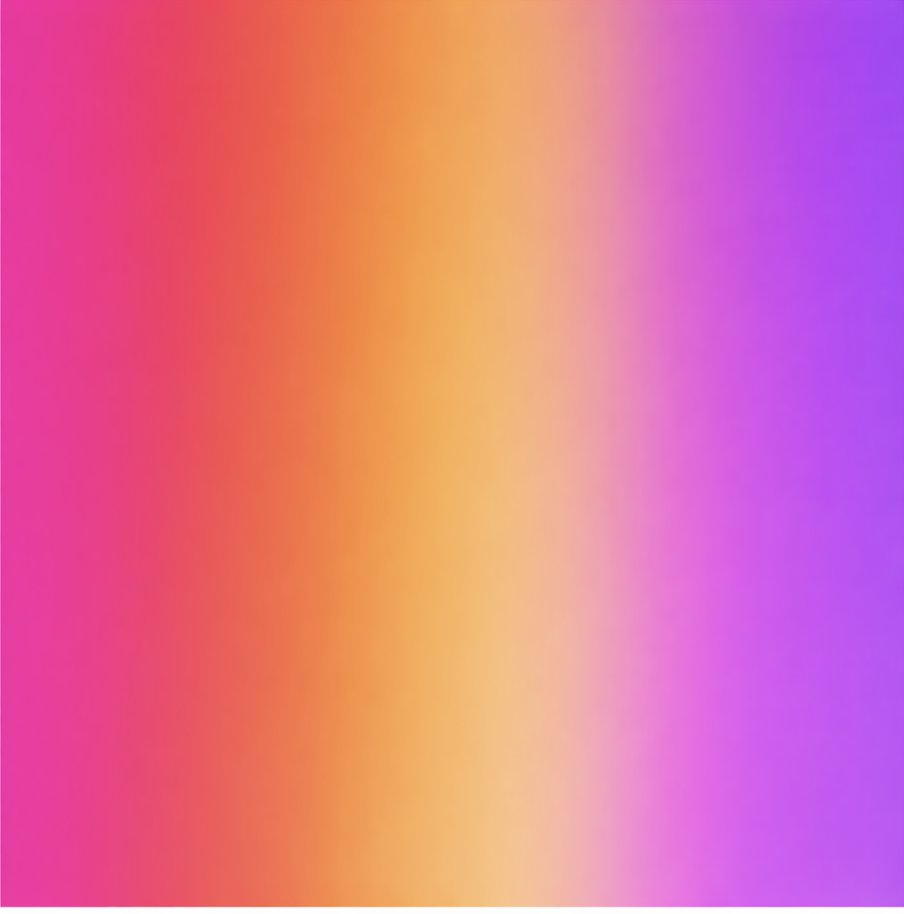
#> input picture Pengolahan Citra Digital/tugas-1/gradient.jpeg, 904 x 914 px
$ jupyter execute gradien.ipynb
#> lines starting #> are read from the running program, lines starting #| are printed output that depends on the picture; after the words box and inside, x2 and y2 are one past the last pixel; in counts of white or black regions, pixels touching at a corner belong together
[cell 1]
import cv2 as cv
import numpy as np
from matplotlib import pyplot as plt

[cell 2]
# Membaca gambar dalam mode grayscale
img = cv.imread('gradient.jpeg', 0)
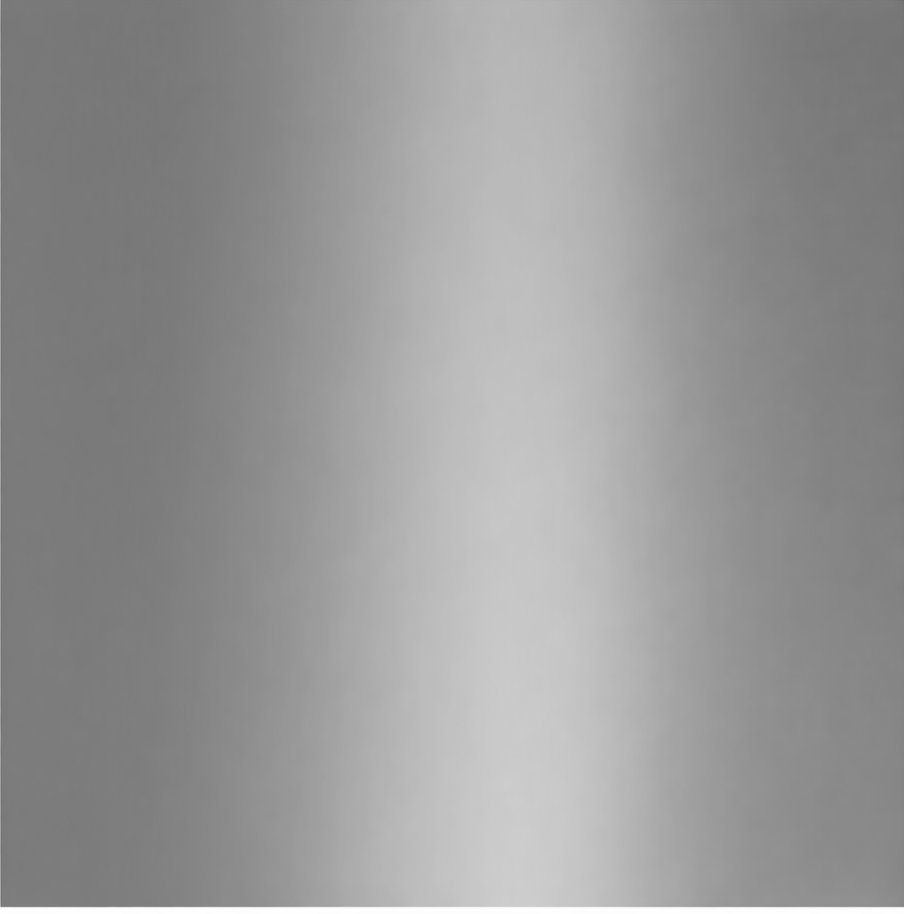
#> img: shape (914, 904); min 109, max 255, mean 151.7

[cell 3]
# Berbagai jenis metode Thresholding
ret, thresh1 = cv.threshold(img, 127, 255, cv.THRESH_BINARY)
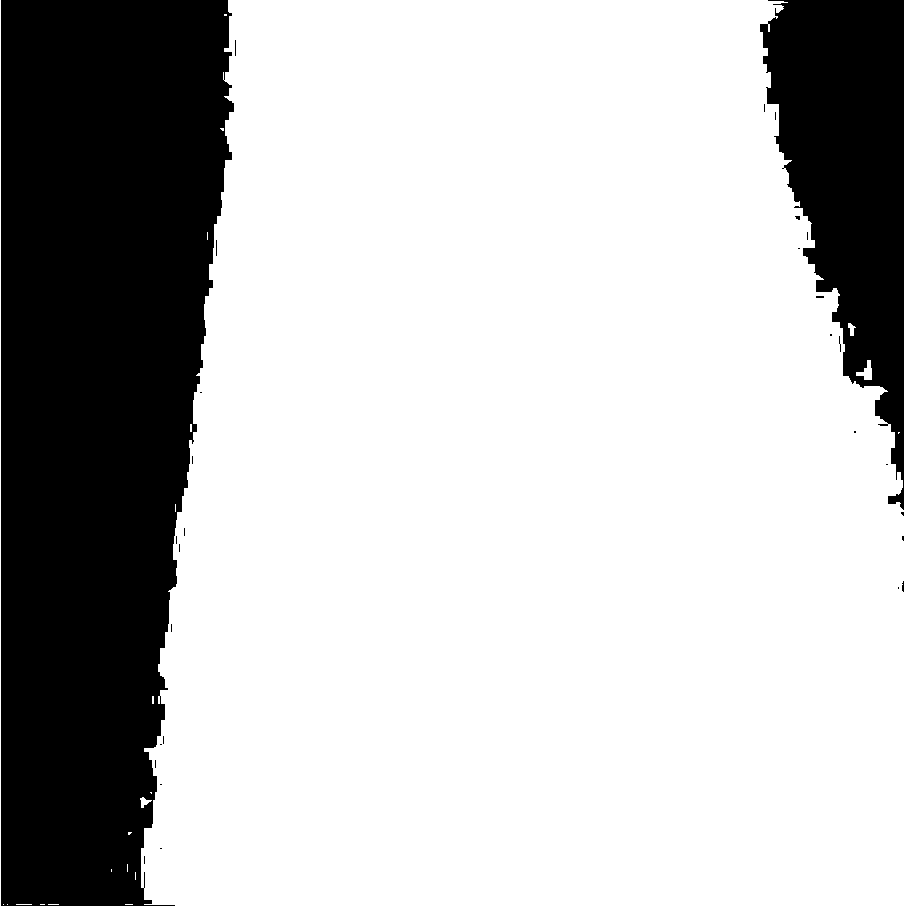
#> thresh1: shape (914, 904); 74.4% white; 30 black regions (28 under 20 px), largest, box (x1, y1, x2, y2) and area: (1, 0, 234, 906) 170078, (760, 0, 904, 510) 41570
ret, thresh2 = cv.threshold(img, 127, 255, cv.THRESH_BINARY_INV)
ret, thresh3 = cv.threshold(img, 127, 255, cv.THRESH_TRUNC)
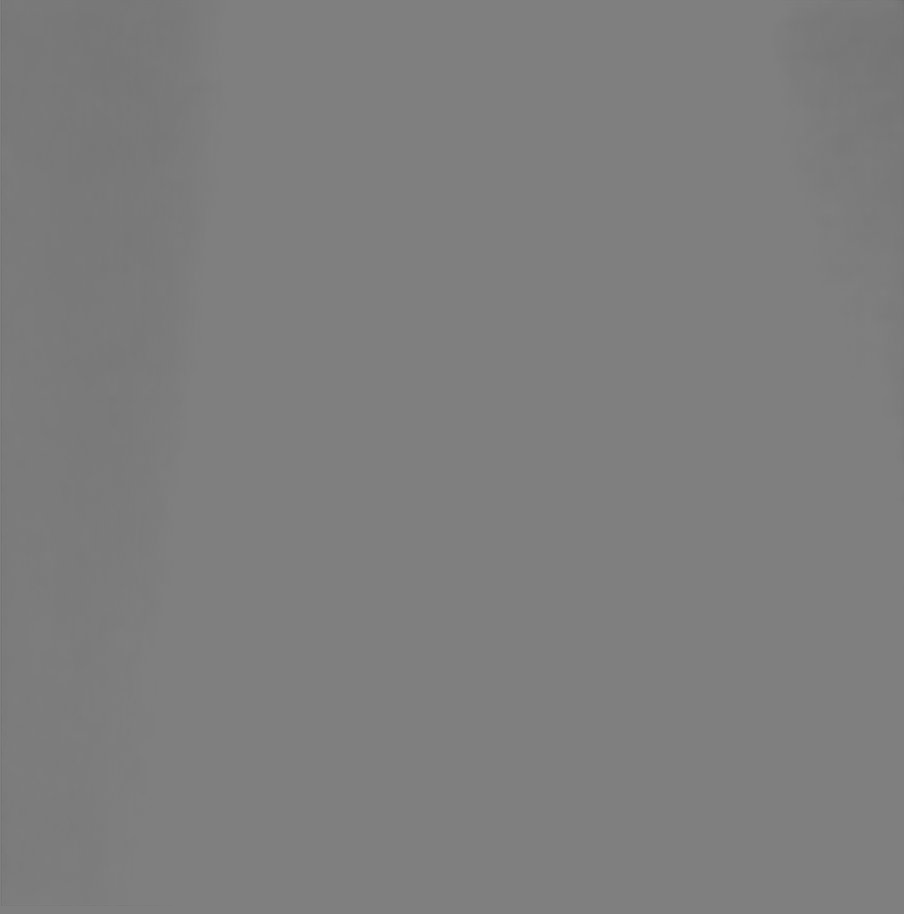
#> thresh3: shape (914, 904); min 109, max 127, mean 126
ret, thresh4 = cv.threshold(img, 127, 255, cv.THRESH_TOZERO)
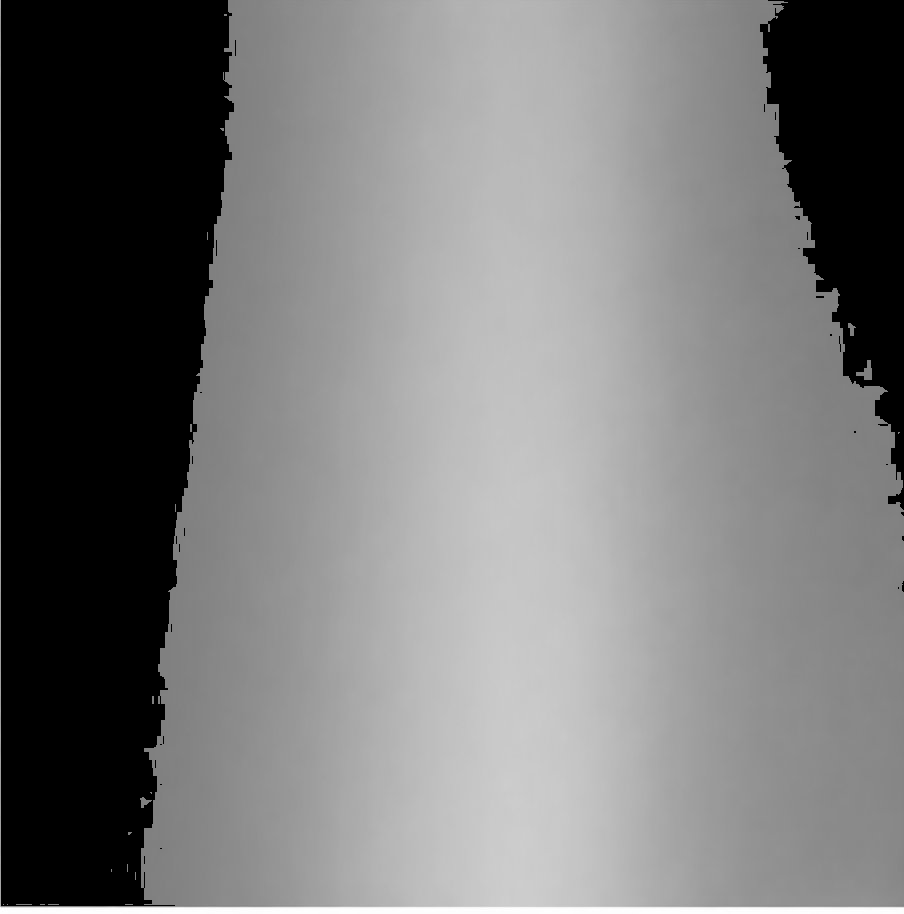
#> thresh4: shape (914, 904); min 0, max 255, mean 120.2
ret, thresh5 = cv.threshold(img, 127, 255, cv.THRESH_TOZERO_INV)
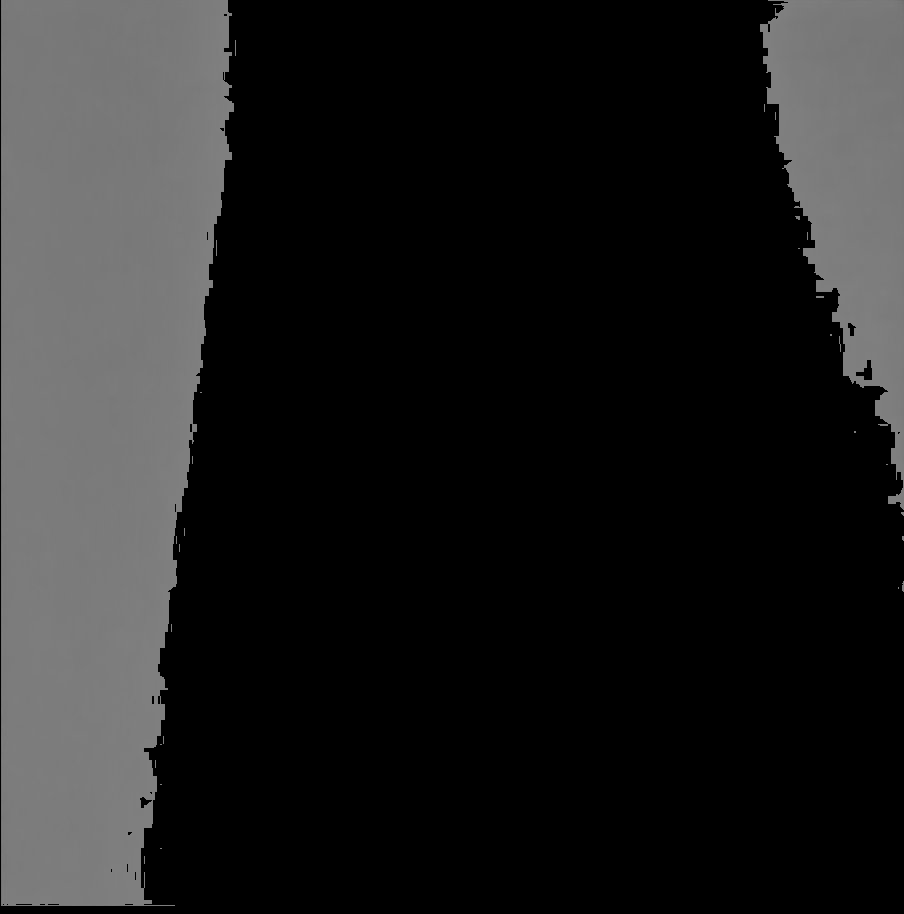
#> thresh5: shape (914, 904); min 0, max 127, mean 31.5

[cell 4]
# Judul dan daftar gambar untuk ditampilkan
titles = ['Original Image', 'BINARY', 'BINARY_INV', 'TRUNC', 'TOZERO', 'TOZERO_INV']
images = [img, thresh1, thresh2, thresh3, thresh4, thresh5]

[cell 5]
# Menampilkan hasil menggunakan matplotlib
for i in range(6):
    plt.subplot(2, 3, i+1)
    plt.imshow(images[i], 'gray')
    plt.title(titles[i])
    plt.xticks([]), plt.yticks([])

plt.show()
